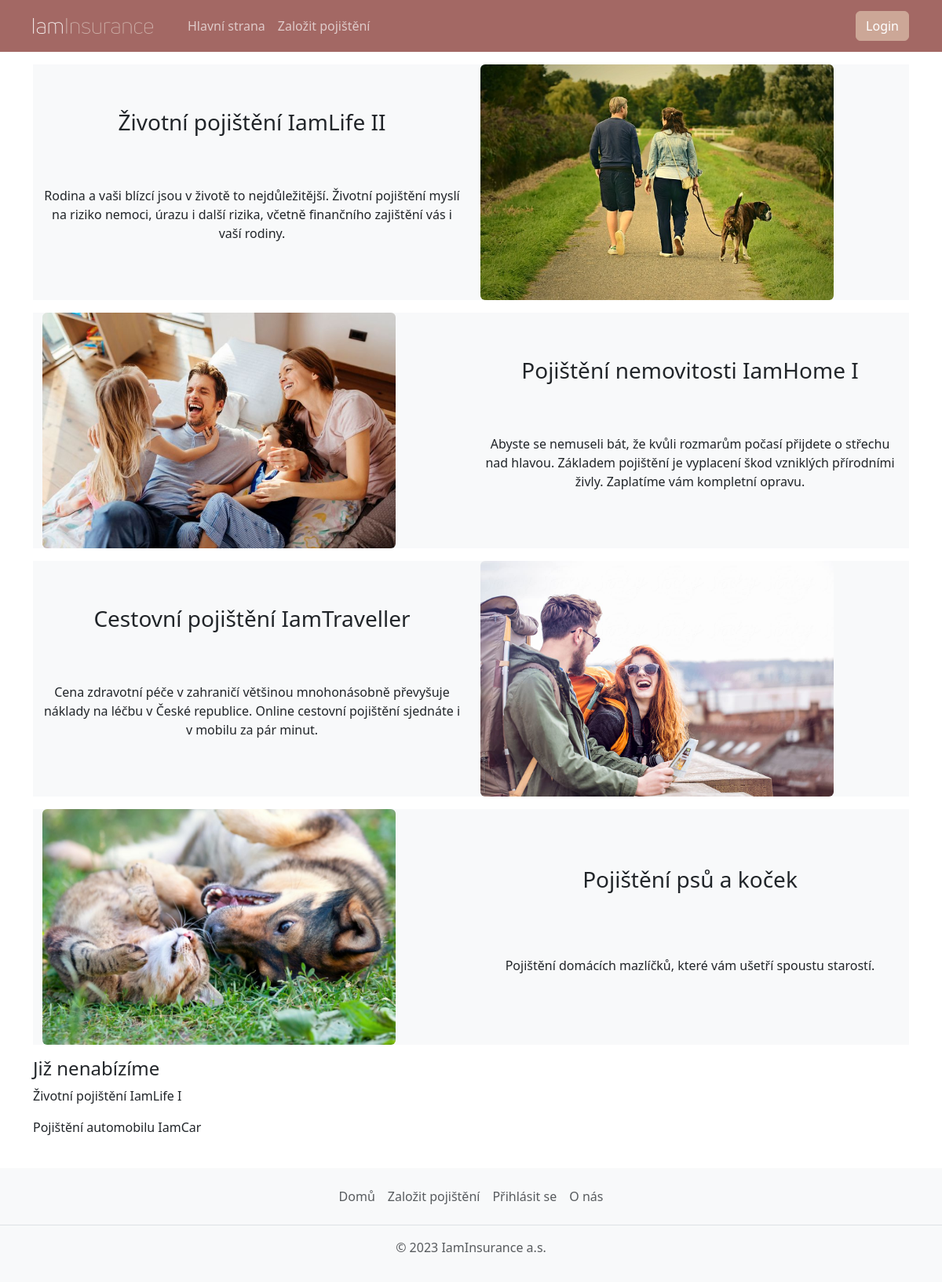
The page / on the database its author committed.
### insurance_app/models.py (models this page shows, shortened)
class Product(models.Model):
    name: models.Field = models.CharField(max_length=64, unique=True, verbose_name='Název')
    description: models.Field = models.TextField(default="", verbose_name='Popis')
    active: models.Field = models.BooleanField(default=True, blank=True, verbose_name='Aktivní')
    image: models.Field = models.ImageField(upload_to='images/', verbose_name='Obrázek')
    class Meta:
        verbose_name = u'Produkt'

### insurance_app/views.py (the view)
# urls.py: path("", views.IndexView.as_view(), name="home"),
class IndexView(generic.ListView):
    model: models.Product = models.Product
    template_name: str = template.HOME
    def get(self, request: HttpRequest, *args, **kwargs) -> HttpResponse:
        object_list = self.get_queryset()
        active = object_list.filter(active=True)
        inactive = object_list.filter(active=False)
        return render(request, self.template_name, {"active": active, "inactive": inactive})

### insurance_app/templates/insurance_app/home.html
{% extends 'main.html' %}
{% block content %}
{% for product in active %}
    <section>
        <div class="container">
            <div class="row d-block d-md-flex bg-light mb-3">
                <div class="col col-sm-6 {% cycle 'order-1' 'order-2' %} d-flex flex-column justify-content-evenly align-items-center">
                    <h3>{{ product.name }}</h3>
                    <p class="text-center">{{ product.description }}</p>
                </div>
                <div class="col col-sm-6 {% cycle 'order-2' 'order-1' %}">
                    <img src="{{ product.image.url }}" class="rounded img-fluid" style="max-height: 300px;">
                </div>
            </div>
        </div>
    </section>
{% empty %}
    <section>
        <p>Momentálně nenabízíme žádný druh pojištění</p>
    </section>
{% endfor %}
{% if inactive %}
    <h4>Již nenabízíme</h4>
{% for product in inactive %}
    <p>{{ product.name }}</p>
{% endfor %}
{% endif %}
{% endblock %}

### insurance_app/static/css/style.css (style rules this page uses)
body { background: #fffffe; }

### rows shown on the page
Product: name "Životní pojištění IamLife II", description "Rodina a vaši blízcí jsou v životě to nejdůležitější. Životní pojištění myslí na riziko nemoci, úrazu i další rizika, včetně finančního zajištění vás i vaší rodiny.", image (picture)
Product: name "Pojištění nemovitosti IamHome I", description "Abyste se nemuseli bát, že kvůli rozmarům počasí přijdete o střechu nad hlavou. Základem pojištění je vyplacení škod vzniklých přírodními živly. Zaplatíme vám kompletní opravu.", image (picture)
Product: name "Cestovní pojištění IamTraveller", description "Cena zdravotní péče v zahraničí většinou mnohonásobně převyšuje náklady na léčbu v České republice. Online cestovní pojištění sjednáte i v mobilu za pár minut.", image (picture)
Product: name "Pojištění psů a koček", description "Pojištění domácích mazlíčků, které vám ušetří spoustu starostí.", image (picture)
Product: name "Životní pojištění IamLife I"
Product: name "Pojištění automobilu IamCar"
